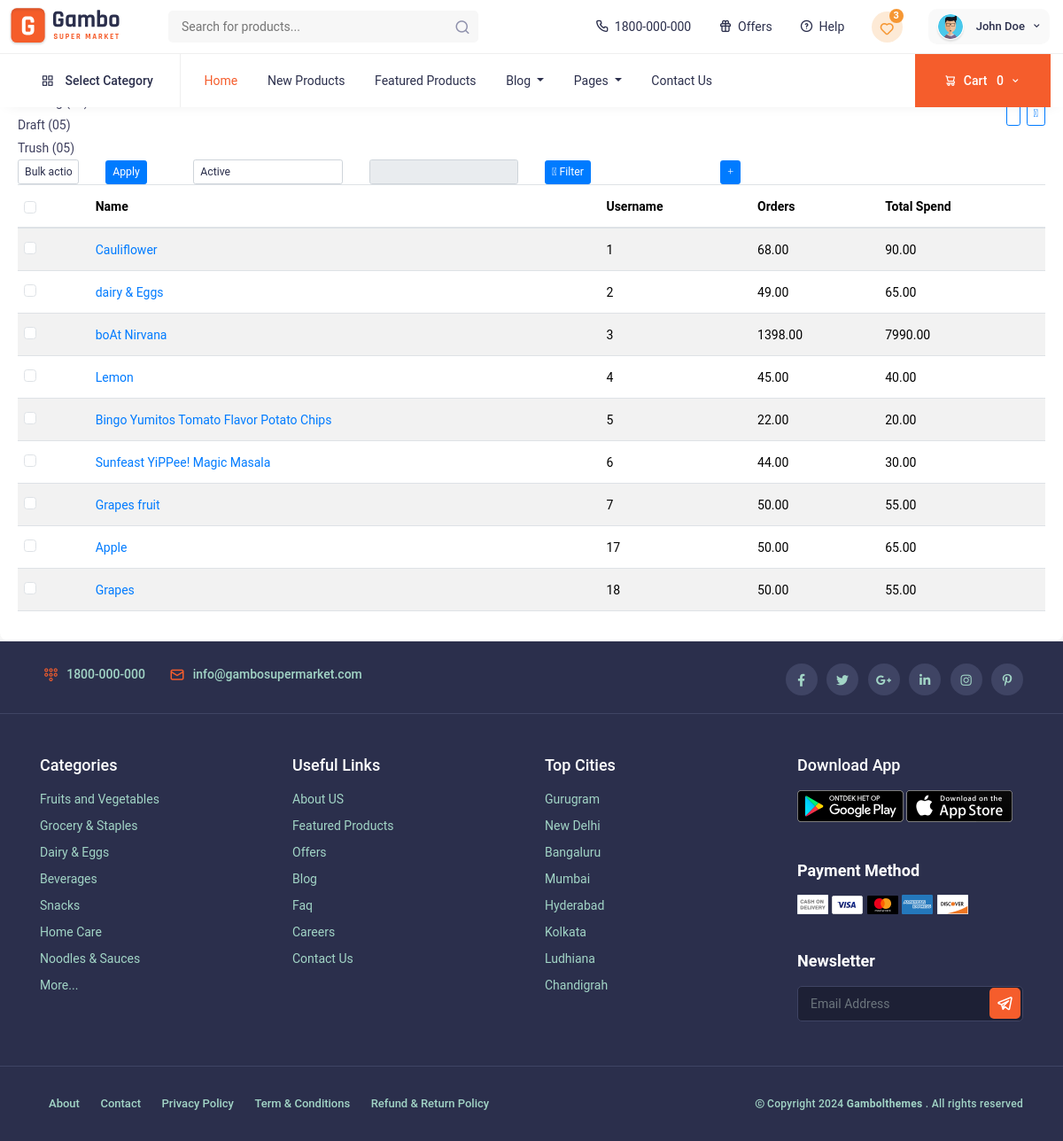
Page /dashboard/dashboard-all-customer/ on the committed database.
### app/models.py (models this page shows, shortened)
class Products(models.Model):
    title = models.CharField(max_length=255, null=True, blank=True)
    images = models.ManyToManyField(Image, related_name='products')
    selling_price = models.DecimalField(max_digits=10, default="0.00", decimal_places=2, null=True, blank=True)
    discount_price = models.DecimalField(max_digits=10,default="0.00", decimal_places=2, null=True, blank=True)
    available = models.BooleanField(default=True)
    category = models.CharField(max_length=255, null=True, blank=True)
    description = models.TextField(null=True, blank=True)
    stock = models.PositiveIntegerField(default=0)

### dashboard/views.py (the view)
# urls.py: path("dashboard-all-customer/",dashboard_all_customer,name='dashboard-all-customer'),
def dashboard_all_customer(request):
    product=Products.objects.all()
    return render(request, 'dashboard-all-customer.html',{'products':product})

### dashboard/templates/dashboard-all-customer.html (shortened to what this page needs)
{% extends "base.html" %}
{% load static %}
{% block content %}
    <div class="main-content">
        <div class="row">
            <div class="col-12">
                <div class="panel">
                    <div class="panel-header">
                        <h5>All Customer</h5>
                        <div class="btn-box d-flex gap-2">
                            <button class="btn btn-sm btn-icon btn-outline-primary"></button>
                            <div class="digi-dropdown dropdown">
                                <button class="btn btn-sm btn-icon btn-outline-primary" data-bs-toggle="dropdown" data-bs-auto-close="outside" aria-expanded="false"></button>
                            </div>
                        </div>
                    </div>
                    <div class="panel-body">
                        <div class="product-table-quantity d-flex justify-content-between align-items-center mb-20">
                            <ul class="mb-0">
                                <li class="text-white">All (23)</li>
                                <li>Pending (19)</li>
                                <li>Draft (05)</li>
                                <li>Trush (05)</li>
                            </ul>
                            <div class="btn-box d-md-flex d-none gap-2">
                                <button class="btn btn-sm btn-icon btn-outline-primary" title="Download Excel" id="downloadExcel"></button>
                                <button class="btn btn-sm btn-icon btn-outline-primary" title="Download PDF" id="downloadPdf"><i class="fa-light fa-file-pdf"></i></button>
                            </div>
                        </div>
                        <div class="table-filter-option">
                            <div class="row g-3">
                                <div class="col-xl-10 col-9 col-xs-12">
                                    <div class="row g-3">
                                        <div class="col">
                                            <form class="row g-2">
                                                <div class="col">
                                                    <select class="form-control form-control-sm" data-placeholder="Bulk action">
                                                        <option value="">Bulk action</option>
                                                    </select>
                                                </div>
                                                <div class="col">
                                                    <button class="btn btn-sm btn-primary">Apply</button>
                                                </div>
                                            </form>
                                        </div>
                                        <div class="col">
                                            <select class="form-control form-control-sm">
                                                <option value="0">Active</option>
                                            </select>
                                        </div>
                                        <div class="col">
                                            <input type="text" class="form-control form-control-sm" name="basic" id="orderTableFilter" readonly>
                                        </div>
                                        <div class="col">
                                            <button class="btn btn-sm btn-primary"><i class="fa-light fa-filter"></i> Filter</button>
                                        </div>
                                        <div class="col">
                                            <div class="digi-dropdown dropdown">
                                                <button class="btn btn-sm btn-icon btn-primary" data-bs-toggle="dropdown" data-bs-auto-close="outside" aria-expanded="false"><i class="fa-regular fa-plus"></i></button>
                                            </div>
                                        </div>
                                    </div>
                                </div>
                                <div class="col-xl-2 col-3 col-xs-12 d-flex justify-content-end">
                                </div>
                            </div>
                        </div>
                        <table class="table table-dashed table-hover digi-dataTable all-product-table table-striped" id="allProductTable">
                            <thead>
                                <tr>
                                    <th class="no-sort">
                                        <div class="form-check">
                                            <input class="form-check-input" type="checkbox" id="markAllProduct">
                                        </div>
                                    </th>
                                    <th>Name</th>
                                    <th>Username</th>
                                    <th>Orders</th>
                                    <th>Total Spend</th>
                                </tr>
                            </thead>
                            <tbody>
                                {% for i in products %}
                                <tr>
                                    <td>
                                        <div class="form-check">
                                            <input class="form-check-input" type="checkbox">
                                        </div>
                                    </td>
                                    <td><a href="#">{{ i.title }}</a></td>
                                    <td>{{ i.id}}</td>
                                    <td>{{ i.selling_price }}</td>
                                    <td>{{ i.discount_price }}</td>
                                </tr>
                                {% endfor %}
                            </tbody>
                        </table>
                    </div>
                </div>
            </div>
        </div>
    </div>
{% endblock %}s

### rows in the picture
Products: title "Cauliflower", id "1", selling_price "68.00", discount_price "90.00"
Products: title "dairy & Eggs", id "2", selling_price "49.00", discount_price "65.00"
Products: title "boAt Nirvana", id "3", selling_price "1398.00", discount_price "7990.00"
Products: title "Lemon", id "4", selling_price "45.00", discount_price "40.00"
Products: title "Bingo Yumitos Tomato Flavor Potato Chips", id "5", selling_price "22.00", discount_price "20.00"
Products: title "Sunfeast YiPPee! Magic Masala", id "6", selling_price "44.00", discount_price "30.00"
Products: title "Grapes fruit", id "7", selling_price "50.00", discount_price "55.00"
Products: title "Apple", id "17", selling_price "50.00", discount_price "65.00"
Products: title "Grapes", id "18", selling_price "50.00", discount_price "55.00"

### other values in the picture
{{ cart|length }} "0"
